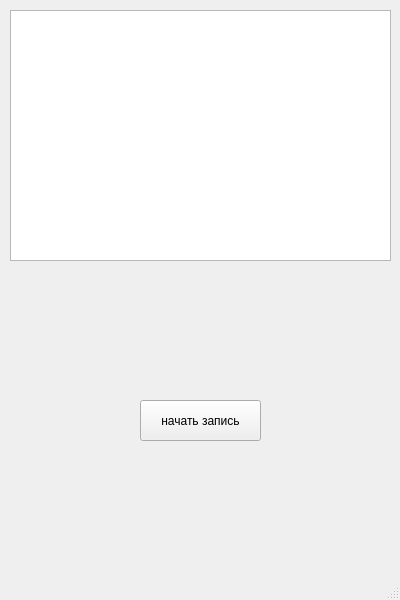
<?xml version="1.0" encoding="UTF-8"?>
<ui version="4.0">
 <class>MainWindow</class>
 <widget class="QMainWindow" name="MainWindow">
  <property name="geometry">
   <rect>
    <x>0</x>
    <y>0</y>
    <width>400</width>
    <height>600</height>
   </rect>
  </property>
  <property name="windowTitle">
   <string>MainWindow</string>
  </property>
  <widget class="QWidget" name="centralwidget">
   <widget class="QTextBrowser" name="textBrowser">
    <property name="geometry">
     <rect>
      <x>10</x>
      <y>10</y>
      <width>381</width>
      <height>251</height>
     </rect>
    </property>
   </widget>
   <widget class="QPushButton" name="pushButton">
    <property name="geometry">
     <rect>
      <x>140</x>
      <y>400</y>
      <width>121</width>
      <height>41</height>
     </rect>
    </property>
    <property name="text">
     <string>начать запись</string>
    </property>
   </widget>
  </widget>
  <widget class="QMenuBar" name="menubar">
   <property name="geometry">
    <rect>
     <x>0</x>
     <y>0</y>
     <width>400</width>
     <height>21</height>
    </rect>
   </property>
  </widget>
  <widget class="QStatusBar" name="statusbar"/>
 </widget>
 <resources/>
 <connections/>
</ui>
